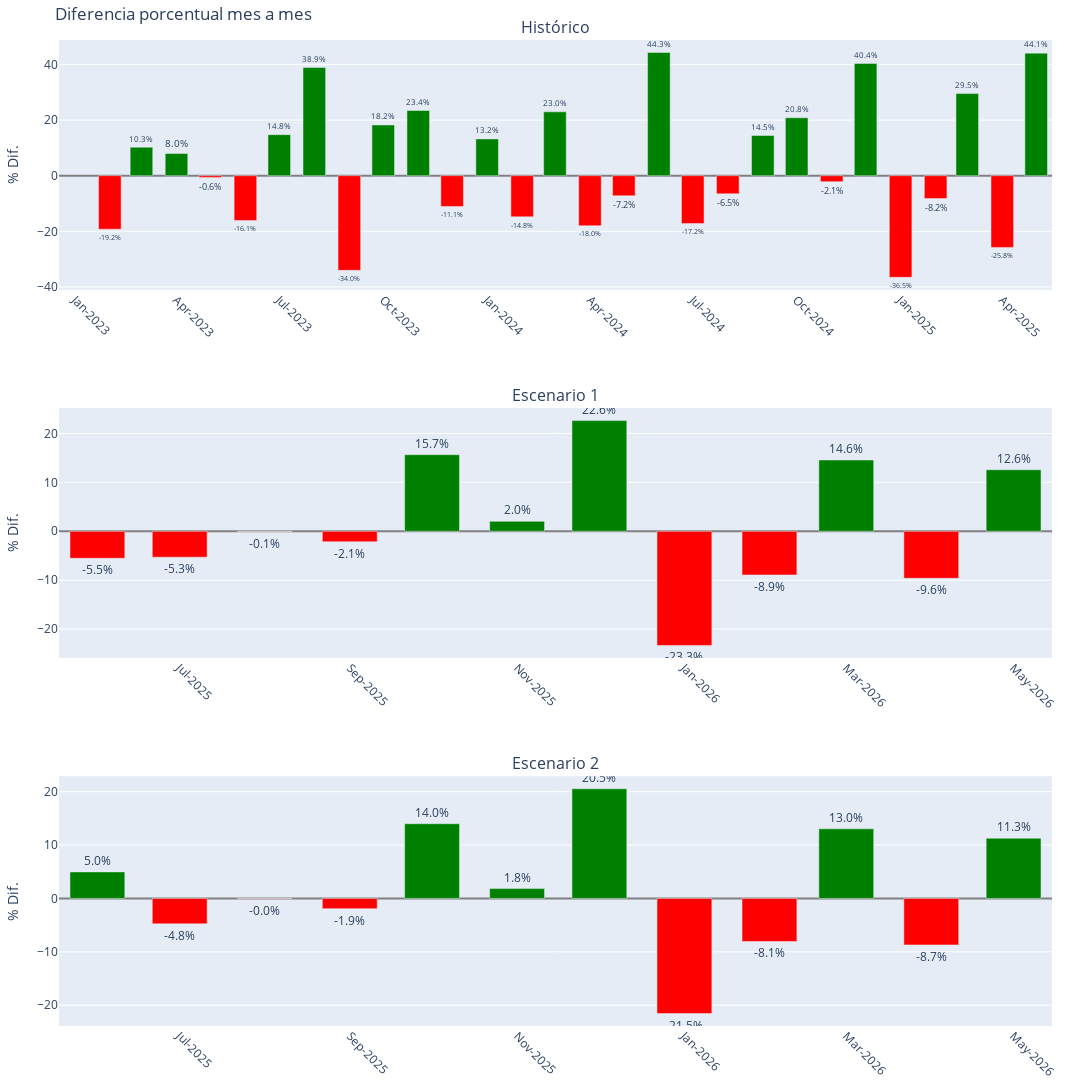

Notebook code for this chart:
### Markdown cell above
## 8. Diferencia porcentual mes a mes y consolidación de resultados


Se calcula y grafica la variación porcentual mes a mes para el histórico y ambos escenarios.

### Code cell
# Calcular diferencias antes de crear df_hist_tabla y los escenarios

def calc_diff(df, col, first_ref=None):
    diffs = df[col].pct_change() * 100
    if first_ref is not None and len(diffs) > 0:
        # Reemplaza el primer valor NaN por la diferencia con el último valor del histórico
        diffs.iloc[0] = 100 * (df[col].iloc[0] - first_ref) / ((abs(df[col].iloc[0]) + abs(first_ref)) / 2)
    return diffs

# Último valor real del histórico (desescalado)
last_hist = target_scaler.inverse_transform(df_hist[['y_scaled']]).flatten()[-1]

# Calcular diferencias
# Histórico: normal
# Escenarios: primer punto vs último histórico
df_hist['DIF_PCT'] = calc_diff(df_hist, 'y')
df_fcst1['DIF_PCT'] = calc_diff(df_fcst1, 'CANTIDAD_VENDIDA_PRED', first_ref=last_hist)
df_fcst2['DIF_PCT'] = calc_diff(df_fcst2, 'CANTIDAD_VENDIDA_PRED', first_ref=last_hist)

# Unificar histórico y escenarios en una sola tabla para análisis y exportación

# Copias para no modificar los originales
df_hist_tabla = df_hist[['ds', 'REGION_CATEGORIA_PRODUCTO', 'y', 'DIF_PCT']].copy()
df_hist_tabla['TIPO'] = 'HISTÓRICO'
df_hist_tabla = df_hist_tabla.rename(columns={'y': 'M3_PRODUCTO'})
df_hist_tabla['IC_95_LOWER'] = np.nan
df_hist_tabla['IC_95_UPPER'] = np.nan

# Escenario 1
sc1 = df_fcst1[['ds', 'REGION_CATEGORIA_PRODUCTO', 'CANTIDAD_VENDIDA_PRED', 'IC_95_LOWER', 'IC_95_UPPER', 'DIF_PCT']].copy()
sc1['TIPO'] = 'ESCENARIO 1'
sc1 = sc1.rename(columns={'CANTIDAD_VENDIDA_PRED': 'M3_PRODUCTO'})

# Escenario 2
sc2 = df_fcst2[['ds', 'REGION_CATEGORIA_PRODUCTO', 'CANTIDAD_VENDIDA_PRED', 'IC_95_LOWER', 'IC_95_UPPER', 'DIF_PCT']].copy()
sc2['TIPO'] = 'ESCENARIO 2'
sc2 = sc2.rename(columns={'CANTIDAD_VENDIDA_PRED': 'M3_PRODUCTO'})

# Unir todo
df_resultados = pd.concat([df_hist_tabla, sc1, sc2], ignore_index=True)

# Split de REGION_CATEGORIA_PRODUCTO
df_resultados[['REGION', 'CATEGORIA', 'PRODUCTO']] = df_resultados['REGION_CATEGORIA_PRODUCTO'].str.split('-', n=2, expand=True)

# Renombrar y reordenar columnas a mayúsculas
df_resultados = df_resultados.rename(columns={
    'REGION_CATEGORIA_PRODUCTO': 'REGION_CATEGORIA_PRODUCTO',
    'ds': 'FECHA',
    'TIPO': 'TIPO',
    'M3_PRODUCTO': 'M3_PRODUCTO',
    'IC_95_LOWER': 'IC_95_LOWER',
    'IC_95_UPPER': 'IC_95_UPPER',
    'DIF_PCT': 'DIF_PCT',
    'REGION': 'REGION',
    'CATEGORIA': 'CATEGORIA',
    'PRODUCTO': 'PRODUCTO'
})

# Orden final de columnas
columnas_final = [
    'REGION_CATEGORIA_PRODUCTO',
    'REGION', 'CATEGORIA', 'PRODUCTO',
    'FECHA', 'TIPO', 'M3_PRODUCTO', 'IC_95_LOWER', 'IC_95_UPPER', 'DIF_PCT'
]
df_resultados = df_resultados[columnas_final]

# Convertir nombres de columnas a mayúsculas (por si acaso)
df_resultados.columns = [c.upper() for c in df_resultados.columns]

# Mostrar tabla final
print(df_resultados.head())
df_resultados


get_colors = lambda difs: [
    'green' if d > 0 else 'yellow' if d == 0 else 'red' for d in difs
]

fig = sp.make_subplots(
    rows=3, cols=1, 
    subplot_titles=['Histórico', 'Escenario 1', 'Escenario 2'],
    vertical_spacing=0.12
)

# 1. Histórico
fig.add_trace(
    go.Bar(
        x=df_hist['ds'],
        y=df_hist['DIF_PCT'],
        marker_color=get_colors(df_hist['DIF_PCT']),
        text=[f'{v:.1f}%' if not pd.isnull(v) else '' for v in df_hist['DIF_PCT']],
        textposition='outside',
        name='Histórico',
        width=20*24*60*60*1000
    ), row=1, col=1
)
# 2. Escenario 1
fig.add_trace(
    go.Bar(
        x=df_fcst1['ds'],
        y=df_fcst1['DIF_PCT'],
        marker_color=get_colors(df_fcst1['DIF_PCT']),
        text=[f'{v:.1f}%' if not pd.isnull(v) else '' for v in df_fcst1['DIF_PCT']],
        textposition='outside',
        name='Escenario 1',
        width=20*24*60*60*1000
    ), row=2, col=1
)
# 3. Escenario 2
fig.add_trace(
    go.Bar(
        x=df_fcst2['ds'],
        y=df_fcst2['DIF_PCT'],
        marker_color=get_colors(df_fcst2['DIF_PCT']),
        text=[f'{v:.1f}%' if not pd.isnull(v) else '' for v in df_fcst2['DIF_PCT']],
        textposition='outside',
        name='Escenario 2',
        width=20*24*60*60*1000
    ), row=3, col=1
)

fig.update_layout(
    title_text='Diferencia porcentual mes a mes',
    showlegend=False,
    height=1300,
    width=1200,
    bargap=0.25,
    font=dict(size=12),
    margin=dict(t=40, l=40, r=40, b=40)
)
for i in range(1, 4):
    fig.update_yaxes(title_text='% Dif.', row=i, col=1, zeroline=True, zerolinecolor='gray')
    fig.update_xaxes(tickformat='%b-%Y', row=i, col=1, tickangle=45)
fig.show()

### Figure 1 — Plotly figure (JSON) as saved in the notebook; plotly's stock layout.template omitted (floating-point values rounded to 4 significant figures)
{"data": [{"marker": {"color": ["red", "red", "green", "green", "red", "red", "green", "green", "red", "green", "green", "red", "green", "red", "green", "red", "red", "green", "red", "red", "green", "green", "red", "green", "red", "red", "green", "red", "green"]}, "name": "Histórico", "text": ["", "-19.2%", "10.3%", "8.0%", "-0.6%", "-16.1%", "14.8%", "38.9%", "-34.0%", "18.2%", "23.4%", "-11.1%", "13.2%", "-14.8%", "23.0%", "-18.0%", "-7.2%", "44.3%", "-17.2%", "-6.5%", "14.5%", "20.8%", "-2.1%", "40.4%", "-36.5%", "-8.2%", "29.5%", "-25.8%", "44.1%"], "textposition": "outside", "type": "bar", "width": 1728000000, "x": ["2023-01-01T00:00:00.000000000", "2023-02-01T00:00:00.000000000", "2023-03-01T00:00:00.000000000", "2023-04-01T00:00:00.000000000", "2023-05-01T00:00:00.000000000", "2023-06-01T00:00:00.000000000", "2023-07-01T00:00:00.000000000", "2023-08-01T00:00:00.000000000", "2023-09-01T00:00:00.000000000", "2023-10-01T00:00:00.000000000", "2023-11-01T00:00:00.000000000", "2023-12-01T00:00:00.000000000", "2024-01-01T00:00:00.000000000", "2024-02-01T00:00:00.000000000", "2024-03-01T00:00:00.000000000", "2024-04-01T00:00:00.000000000", "2024-05-01T00:00:00.000000000", "2024-06-01T00:00:00.000000000", "2024-07-01T00:00:00.000000000", "2024-08-01T00:00:00.000000000", "2024-09-01T00:00:00.000000000", "2024-10-01T00:00:00.000000000", "2024-11-01T00:00:00.000000000", "2024-12-01T00:00:00.000000000", "2025-01-01T00:00:00.000000000", "2025-02-01T00:00:00.000000000", "2025-03-01T00:00:00.000000000", "2025-04-01T00:00:00.000000000", "2025-05-01T00:00:00.000000000"], "xaxis": "x", "y": [NaN, -19.23, 10.26, 7.973, -0.6154, -16.1, 14.76, 38.91, -34.03, 18.25, 23.44, -11.06, 13.24, -14.8, 22.97, -18.0, -7.222, 44.31, -17.22, -6.516, 14.48, 20.84, -2.132, 40.4, -36.53, -8.222, 29.54, -25.79, 44.08], "yaxis": "y"}, {"marker": {"color": ["red", "red", "red", "red", "green", "green", "green", "red", "red", "green", "red", "green"]}, "name": "Escenario 1", "text": ["-5.5%", "-5.3%", "-0.1%", "-2.1%", "15.7%", "2.0%", "22.6%", "-23.3%", "-8.9%", "14.6%", "-9.6%", "12.6%"], "textposition": "outside", "type": "bar", "width": 1728000000, "x": ["2025-06-01T00:00:00.000000000", "2025-07-01T00:00:00.000000000", "2025-08-01T00:00:00.000000000", "2025-09-01T00:00:00.000000000", "2025-10-01T00:00:00.000000000", "2025-11-01T00:00:00.000000000", "2025-12-01T00:00:00.000000000", "2026-01-01T00:00:00.000000000", "2026-02-01T00:00:00.000000000", "2026-03-01T00:00:00.000000000", "2026-04-01T00:00:00.000000000", "2026-05-01T00:00:00.000000000"], "xaxis": "x2", "y": [-5.514, -5.287, -0.05034, -2.135, 15.66, 2.033, 22.63, -23.33, -8.924, 14.58, -9.604, 12.57], "yaxis": "y2"}, {"marker": {"color": ["green", "red", "red", "red", "green", "green", "green", "red", "red", "green", "red", "green"]}, "name": "Escenario 2", "text": ["5.0%", "-4.8%", "-0.0%", "-1.9%", "14.0%", "1.8%", "20.5%", "-21.5%", "-8.1%", "13.0%", "-8.7%", "11.3%"], "textposition": "outside", "type": "bar", "width": 1728000000, "x": ["2025-06-01T00:00:00.000000000", "2025-07-01T00:00:00.000000000", "2025-08-01T00:00:00.000000000", "2025-09-01T00:00:00.000000000", "2025-10-01T00:00:00.000000000", "2025-11-01T00:00:00.000000000", "2025-12-01T00:00:00.000000000", "2026-01-01T00:00:00.000000000", "2026-02-01T00:00:00.000000000", "2026-03-01T00:00:00.000000000", "2026-04-01T00:00:00.000000000", "2026-05-01T00:00:00.000000000"], "xaxis": "x3", "y": [4.971, -4.76, -0.04508, -1.912, 13.99, 1.843, 20.55, -21.55, -8.057, 13.04, -8.707, 11.29], "yaxis": "y3"}], "layout": {"annotations": [{"font": {"size": 16}, "showarrow": false, "text": "Histórico", "x": 0.5, "xanchor": "center", "xref": "paper", "y": 1, "yanchor": "bottom", "yref": "paper"}, {"font": {"size": 16}, "showarrow": false, "text": "Escenario 1", "x": 0.5, "xanchor": "center", "xref": "paper", "y": 0.6267, "yanchor": "bottom", "yref": "paper"}, {"font": {"size": 16}, "showarrow": false, "text": "Escenario 2", "x": 0.5, "xanchor": "center", "xref": "paper", "y": 0.2533, "yanchor": "bottom", "yref": "paper"}], "bargap": 0.25, "font": {"size": 12}, "height": 1300, "margin": {"b": 40, "l": 40, "r": 40, "t": 40}, "showlegend": false, "title": {"text": "Diferencia porcentual mes a mes"}, "width": 1200, "xaxis": {"anchor": "y", "domain": [0, 1], "tickangle": 45, "tickformat": "%b-%Y"}, "xaxis2": {"anchor": "y2", "domain": [0, 1], "tickangle": 45, "tickformat": "%b-%Y"}, "xaxis3": {"anchor": "y3", "domain": [0, 1], "tickangle": 45, "tickformat": "%b-%Y"}, "yaxis": {"anchor": "x", "domain": [0.7467, 1], "title": {"text": "% Dif."}, "zeroline": true, "zerolinecolor": "gray"}, "yaxis2": {"anchor": "x2", "domain": [0.3733, 0.6267], "title": {"text": "% Dif."}, "zeroline": true, "zerolinecolor": "gray"}, "yaxis3": {"anchor": "x3", "domain": [0, 0.2533], "title": {"text": "% Dif."}, "zeroline": true, "zerolinecolor": "gray"}}}
